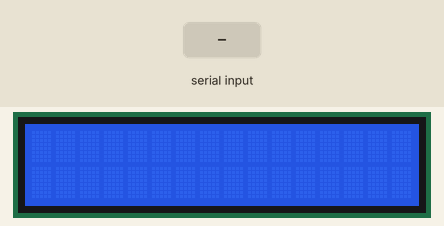
A sketch run on a simulated Arduino Uno, built with avr-gcc and run on an emulated ATmega328P. Shown: 16×2 character LCD. Inputs (shaded band) come from the test bench. What the sketch prints to the serial monitor is not drawn.

Above: at 1.3 s.
1.4 s: "0.0\n" received over Serial
At 2.6 s:
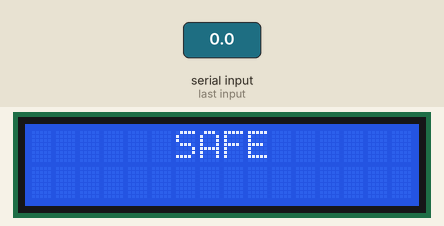
3.6 s: "1.0\n" received over Serial
At 4.7 s:
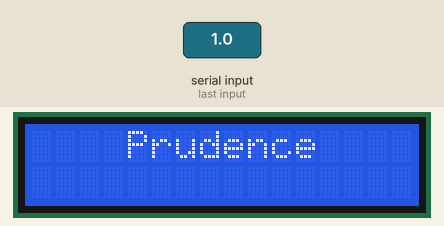
5.1 s: "2.0\n" received over Serial
At 5.8 s:
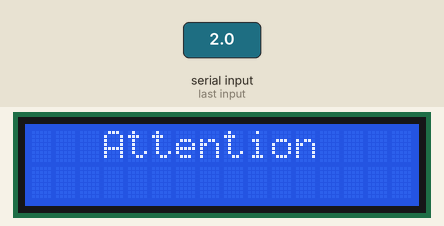
6.6 s: "3.0\n" received over Serial
At 6.9 s:
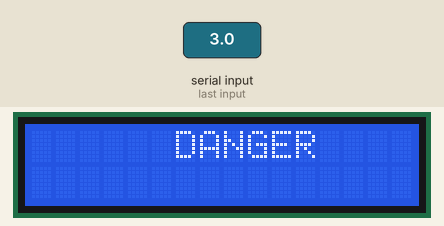
8.1 s: "4.0\n" received over Serial
At 9.5 s:
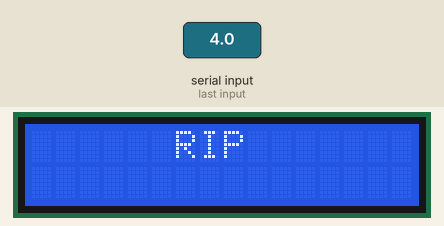
Timing chart, 0 to 11.1 s (numbered marks = the images above; inputs shaded):
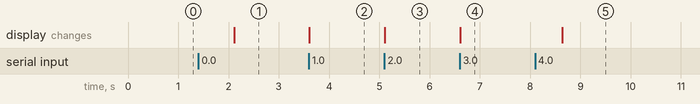

Measured:
- after the input at 1.4 s, the display: changes after 0.71 s (image 1)
- after the input at 3.6 s, the display: changes at once (image 2)
- after the input at 5.1 s, the display: changes at once (image 3)
- after the input at 6.6 s, the display: changes at once (image 4)
- after the input at 8.1 s, the display: changes after 0.53 s (image 5)

The sketch:

rfid.ino
```cpp
#include <LiquidCrystal.h>
#include <SPI.h> // SPI
#include <MFRC522.h> // RFID

#define SS_PIN 10
#define RST_PIN 9

// Déclaration
MFRC522 rfid(SS_PIN, RST_PIN);

// Tableau contentent l'ID
byte nuidPICC[4];
bool goodTag = false;
String entry ="";
int value = 0;
LiquidCrystal lcd(7,6,5,4,3,2);
void setup() {
  Serial.begin(9600);
  lcd.begin(16,2);
  lcd.setCursor(0,0);
  // Init SPI bus
  SPI.begin();

  // Init MFRC522
  rfid.PCD_Init();
}

void loop() {
  entry = Serial.readStringUntil('\n');
  if(entry == "0.0"){
    lcd.setCursor(0, 0);
    lcd.print("      SAFE      ");
  }
  if(entry == "1.0"){
    lcd.setCursor(0, 0);
    lcd.print("    Prudence    ");
  }
  if(entry == "2.0"){
    lcd.setCursor(0, 0);
    lcd.print("   Attention    ");
  }
  if(entry == "3.0"){
    lcd.setCursor(0, 0);
    lcd.print("      DANGER    ");
  }
  if(entry == "4.0"){
    lcd.setCursor(0, 0);
    lcd.print("      RIP       ");
  }

  if(entry == "3.0" || entry == "4.0" )
  {

    // Initialisé la boucle si aucun badge n'est présent
    if ( !rfid.PICC_IsNewCardPresent())
      return;

    // Vérifier la présence d'un nouveau badge
    if ( !rfid.PICC_ReadCardSerial())
      return;

    // Enregistrer l'ID du badge (4 octets)
    for (byte i = 0; i < 4; i++)
    {
      nuidPICC[i] = rfid.uid.uidByte[i];
    }

    if(nuidPICC[0]==134)
      if(nuidPICC[1]==58)
        if(nuidPICC[2]==209)
          if(nuidPICC[3]==92)
            goodTag = true;
    // Re-Init RFID
    rfid.PICC_HaltA(); // Halt PICC
    rfid.PCD_StopCrypto1(); // Stop encryption on PCD

  }

  if (goodTag == true)
  {
    Serial.println("warning");

  }
  else {
      Serial.println("ok");
      goodTag = false;

  }
  delay(1000);


}
```
